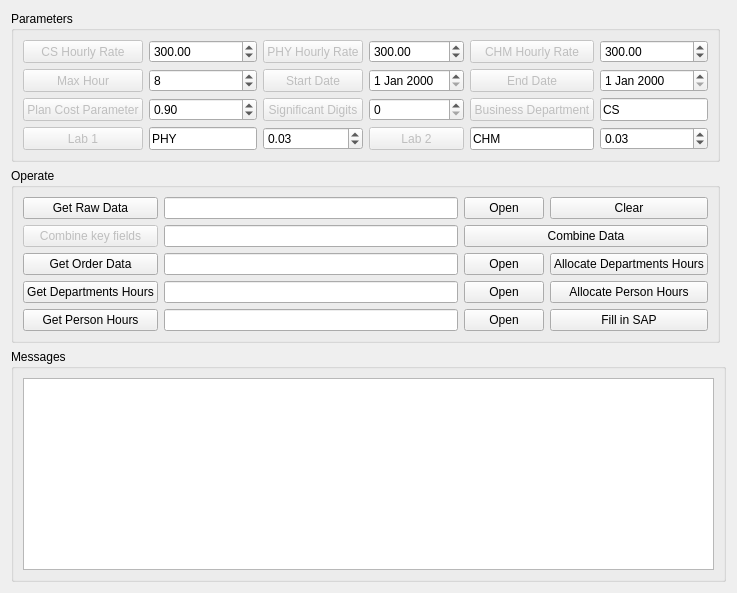
      <widget class="QWidget" name="tab_4">
       <attribute name="title">
        <string>Hour Opereate</string>
       </attribute>
       <layout class="QGridLayout" name="gridLayout_25">
        <item row="2" column="0" colspan="2">
         <widget class="QGroupBox" name="groupBox_23">
          <property name="title">
           <string>Messages</string>
          </property>
          <layout class="QGridLayout" name="gridLayout_23">
           <item row="0" column="0">
            <widget class="QTextBrowser" name="textBrowser_4"/>
           </item>
          </layout>
         </widget>
        </item>
        <item row="1" column="0">
         <widget class="QGroupBox" name="groupBox_24">
          <property name="title">
           <string>Operate</string>
          </property>
          <layout class="QGridLayout" name="gridLayout_26">
           <item row="3" column="0">
            <widget class="QPushButton" name="pushButton_76">
             <property name="text">
              <string>Get Order Data</string>
             </property>
            </widget>
           </item>
           <item row="3" column="1">
            <widget class="QLineEdit" name="lineEdit_37"/>
           </item>
           <item row="2" column="0">
            <widget class="QPushButton" name="pushButton_70">
             <property name="enabled">
              <bool>false</bool>
             </property>
             <property name="text">
              <string>Combine key fields</string>
             </property>
            </widget>
           </item>
           <item row="0" column="0">
            <widget class="QPushButton" name="pushButton_63">
             <property name="text">
              <string>Get Raw Data</string>
             </property>
            </widget>
           </item>
           <item row="4" column="1">
            <widget class="QLineEdit" name="lineEdit_38"/>
           </item>
           <item row="4" column="3">
            <widget class="QPushButton" name="pushButton_73">
             <property name="text">
              <string>Allocate Person Hours</string>
             </property>
            </widget>
           </item>
           <item row="3" column="3">
            <widget class="QPushButton" name="pushButton_77">
             <property name="text">
              <string>Allocate Departments Hours</string>
             </property>
            </widget>
           </item>
           <item row="4" column="0">
            <widget class="QPushButton" name="pushButton_71">
             <property name="text">
              <string>Get Departments Hours</string>
             </property>
            </widget>
           </item>
           <item row="5" column="3">
            <widget class="QPushButton" name="pushButton_79">
             <property name="text">
              <string>Fill in SAP</string>
             </property>
            </widget>
           </item>
           <item row="0" column="1">
            <widget class="QLineEdit" name="lineEdit_30"/>
           </item>
           <item row="2" column="1">
            <widget class="QLineEdit" name="lineEdit_39"/>
           </item>
           <item row="5" column="0">
            <widget class="QPushButton" name="pushButton_78">
             <property name="text">
              <string>Get Person Hours</string>
             </property>
            </widget>
           </item>
           <item row="5" column="1">
            <widget class="QLineEdit" name="lineEdit_31"/>
           </item>
           <item row="3" column="2">
            <widget class="QPushButton" name="pushButton_82">
             <property name="text">
              <string>Open</string>
             </property>
            </widget>
           </item>
           <item row="4" column="2">
            <widget class="QPushButton" name="pushButton_83">
             <property name="text">
              <string>Open</string>
             </property>
            </widget>
           </item>
           <item row="5" column="2">
            <widget class="QPushButton" name="pushButton_84">
             <property name="text">
              <string>Open</string>
             </property>
            </widget>
           </item>
           <item row="0" column="3">
            <widget class="QPushButton" name="pushButton_80">
             <property name="text">
              <string>Clear</string>
             </property>
            </widget>
           </item>
           <item row="0" column="2">
            <widget class="QPushButton" name="pushButton_81">
             <property name="text">
              <string>Open</string>
             </property>
            </widget>
           </item>
           <item row="2" column="2" colspan="2">
            <widget class="QPushButton" name="pushButton_72">
             <property name="sizePolicy">
              <sizepolicy hsizetype="Minimum" vsizetype="Fixed">
               <horstretch>0</horstretch>
               <verstretch>0</verstretch>
              </sizepolicy>
             </property>
             <property name="text">
              <string>Combine Data</string>
             </property>
            </widget>
           </item>
          </layout>
         </widget>
        </item>
        <item row="0" column="0">
         <widget class="QGroupBox" name="groupBox_22">
          <property name="title">
           <string>Parameters</string>
          </property>
          <layout class="QGridLayout" name="gridLayout_24">
           <item row="0" column="0">
            <widget class="QPushButton" name="pushButton_64">
             <property name="enabled">
              <bool>false</bool>
             </property>
             <property name="sizePolicy">
              <sizepolicy hsizetype="Expanding" vsizetype="Preferred">
               <horstretch>0</horstretch>
               <verstretch>0</verstretch>
              </sizepolicy>
             </property>
             <property name="text">
              <string>CS Hourly Rate</string>
             </property>
            </widget>
           </item>
           <item row="0" column="1">
            <widget class="QDoubleSpinBox" name="doubleSpinBox_14">
             <property name="maximum">
              <double>9999.000000000000000</double>
             </property>
             <property name="value">
              <double>300.000000000000000</double>
             </property>
            </widget>
           </item>
           <item row="0" column="2">
            <widget class="QPushButton" name="pushButton_65">
             <property name="enabled">
              <bool>false</bool>
             </property>
             <property name="sizePolicy">
              <sizepolicy hsizetype="Expanding" vsizetype="Preferred">
               <horstretch>0</horstretch>
               <verstretch>0</verstretch>
              </sizepolicy>
             </property>
             <property name="text">
              <string>PHY Hourly Rate</string>
             </property>
            </widget>
           </item>
           <item row="0" column="3">
            <widget class="QDoubleSpinBox" name="doubleSpinBox_15">
             <property name="maximum">
              <double>9999.000000000000000</double>
             </property>
             <property name="value">
              <double>300.000000000000000</double>
             </property>
            </widget>
           </item>
           <item row="0" column="4">
            <widget class="QPushButton" name="pushButton_66">
             <property name="enabled">
              <bool>false</bool>
             </property>
             <property name="sizePolicy">
              <sizepolicy hsizetype="Expanding" vsizetype="Preferred">
               <horstretch>0</horstretch>
               <verstretch>0</verstretch>
              </sizepolicy>
             </property>
             <property name="text">
              <string>CHM Hourly Rate</string>
             </property>
            </widget>
           </item>
           <item row="0" column="5">
            <widget class="QDoubleSpinBox" name="doubleSpinBox_16">
             <property name="maximum">
              <double>9999.000000000000000</double>
             </property>
             <property name="value">
              <double>300.000000000000000</double>
             </property>
            </widget>
           </item>
           <item row="1" column="0">
            <widget class="QPushButton" name="pushButton_69">
             <property name="enabled">
              <bool>false</bool>
             </property>
             <property name="sizePolicy">
              <sizepolicy hsizetype="Expanding" vsizetype="Preferred">
               <horstretch>0</horstretch>
               <verstretch>0</verstretch>
              </sizepolicy>
             </property>
             <property name="text">
              <string>Max Hour</string>
             </property>
            </widget>
           </item>
           <item row="1" column="1">
            <widget class="QSpinBox" name="spinBox_10">
             <property name="sizePolicy">
              <sizepolicy hsizetype="Expanding" vsizetype="Preferred">
               <horstretch>0</horstretch>
               <verstretch>0</verstretch>
              </sizepolicy>
             </property>
             <property name="value">
              <number>8</number>
             </property>
            </widget>
           </item>
           <item row="1" column="2">
            <widget class="QPushButton" name="pushButton_74">
             <property name="enabled">
              <bool>false</bool>
             </property>
             <property name="sizePolicy">
              <sizepolicy hsizetype="Expanding" vsizetype="Preferred">
               <horstretch>0</horstretch>
               <verstretch>0</verstretch>
              </sizepolicy>
             </property>
             <property name="text">
              <string>Start Date</string>
             </property>
            </widget>
           </item>
           <item row="1" column="3">
            <widget class="QDateEdit" name="dateEdit">
             <property name="sizePolicy">
              <sizepolicy hsizetype="Expanding" vsizetype="Preferred">
               <horstretch>0</horstretch>
               <verstretch>0</verstretch>
              </sizepolicy>
             </property>
            </widget>
           </item>
           <item row="1" column="4">
            <widget class="QPushButton" name="pushButton_75">
             <property name="enabled">
              <bool>false</bool>
             </property>
             <property name="sizePolicy">
              <sizepolicy hsizetype="Expanding" vsizetype="Preferred">
               <horstretch>0</horstretch>
               <verstretch>0</verstretch>
              </sizepolicy>
             </property>
             <property name="text">
              <string>End Date</string>
             </property>
            </widget>
           </item>
           <item row="1" column="5">
            <widget class="QDateEdit" name="dateEdit_2">
             <property name="sizePolicy">
              <sizepolicy hsizetype="Expanding" vsizetype="Preferred">
               <horstretch>0</horstretch>
               <verstretch>0</verstretch>
              </sizepolicy>
             </property>
            </widget>
           </item>
           <item row="2" column="0">
            <widget class="QPushButton" name="pushButton_67">
             <property name="enabled">
              <bool>false</bool>
             </property>
             <property name="sizePolicy">
              <sizepolicy hsizetype="Expanding" vsizetype="Preferred">
               <horstretch>0</horstretch>
               <verstretch>0</verstretch>
              </sizepolicy>
             </property>
             <property name="text">
              <string>Plan Cost Parameter</string>
             </property>
            </widget>
           </item>
           <item row="2" column="1">
            <widget class="QDoubleSpinBox" name="doubleSpinBox_11">
             <property name="sizePolicy">
              <sizepolicy hsizetype="Expanding" vsizetype="Preferred">
               <horstretch>0</horstretch>
               <verstretch>0</verstretch>
              </sizepolicy>
             </property>
             <property name="value">
              <double>0.900000000000000</double>
             </property>
            </widget>
           </item>
           <item row="2" column="2">
            <widget class="QPushButton" name="pushButton_68">
             <property name="enabled">
              <bool>false</bool>
             </property>
             <property name="sizePolicy">
              <sizepolicy hsizetype="Expanding" vsizetype="Preferred">
               <horstretch>0</horstretch>
               <verstretch>0</verstretch>
              </sizepolicy>
             </property>
             <property name="text">
              <string>Significant Digits</string>
             </property>
            </widget>
           </item>
           <item row="2" column="3">
            <widget class="QSpinBox" name="spinBox_11">
             <property name="sizePolicy">
              <sizepolicy hsizetype="Expanding" vsizetype="Preferred">
               <horstretch>0</horstretch>
               <verstretch>0</verstretch>
              </sizepolicy>
             </property>
            </widget>
           </item>
           <item row="2" column="4">
            <widget class="QPushButton" name="pushButton_60">
             <property name="enabled">
              <bool>false</bool>
             </property>
             <property name="sizePolicy">
              <sizepolicy hsizetype="Expanding" vsizetype="Preferred">
               <horstretch>0</horstretch>
               <verstretch>0</verstretch>
              </sizepolicy>
             </property>
             <property name="text">
              <string>Business Department</string>
             </property>
            </widget>
           </item>
           <item row="2" column="5">
            <widget class="QLineEdit" name="lineEdit_26">
             <property name="sizePolicy">
              <sizepolicy hsizetype="Expanding" vsizetype="Preferred">
               <horstretch>0</horstretch>
               <verstretch>0</verstretch>
              </sizepolicy>
             </property>
             <property name="text">
              <string>CS</string>
             </property>
            </widget>
           </item>
           <item row="3" column="0">
            <widget class="QPushButton" name="pushButton_61">
             <property name="enabled">
              <bool>false</bool>
             </property>
             <property name="sizePolicy">
              <sizepolicy hsizetype="Expanding" vsizetype="Preferred">
               <horstretch>0</horstretch>
               <verstretch>0</verstretch>
              </sizepolicy>
             </property>
             <property name="text">
              <string>Lab 1</string>
             </property>
            </widget>
           </item>
           <item row="3" column="1">
            <widget class="QLineEdit" name="lineEdit_28">
             <property name="sizePolicy">
              <sizepolicy hsizetype="Expanding" vsizetype="Preferred">
               <horstretch>0</horstretch>
               <verstretch>0</verstretch>
              </sizepolicy>
             </property>
             <property name="text">
              <string>PHY</string>
             </property>
            </widget>
           </item>
           <item row="3" column="2">
            <widget class="QDoubleSpinBox" name="doubleSpinBox_12">
             <property name="sizePolicy">
              <sizepolicy hsizetype="Expanding" vsizetype="Preferred">
               <horstretch>0</horstretch>
               <verstretch>0</verstretch>
              </sizepolicy>
             </property>
             <property name="value">
              <double>0.030000000000000</double>
             </property>
            </widget>
           </item>
           <item row="3" column="3">
            <widget class="QPushButton" name="pushButton_62">
             <property name="enabled">
              <bool>false</bool>
             </property>
             <property name="sizePolicy">
              <sizepolicy hsizetype="Expanding" vsizetype="Preferred">
               <horstretch>0</horstretch>
               <verstretch>0</verstretch>
              </sizepolicy>
             </property>
             <property name="text">
              <string>Lab 2</string>
             </property>
            </widget>
           </item>
           <item row="3" column="4">
            <widget class="QLineEdit" name="lineEdit_29">
             <property name="sizePolicy">
              <sizepolicy hsizetype="Expanding" vsizetype="Preferred">
               <horstretch>0</horstretch>
               <verstretch>0</verstretch>
              </sizepolicy>
             </property>
             <property name="text">
              <string>CHM</string>
             </property>
            </widget>
           </item>
           <item row="3" column="5">
            <widget class="QDoubleSpinBox" name="doubleSpinBox_13">
             <property name="sizePolicy">
              <sizepolicy hsizetype="Expanding" vsizetype="Preferred">
               <horstretch>0</horstretch>
               <verstretch>0</verstretch>
              </sizepolicy>
             </property>
             <property name="value">
              <double>0.030000000000000</double>
             </property>
            </widget>
           </item>
          </layout>
         </widget>
        </item>
       </layout>
      </widget>
